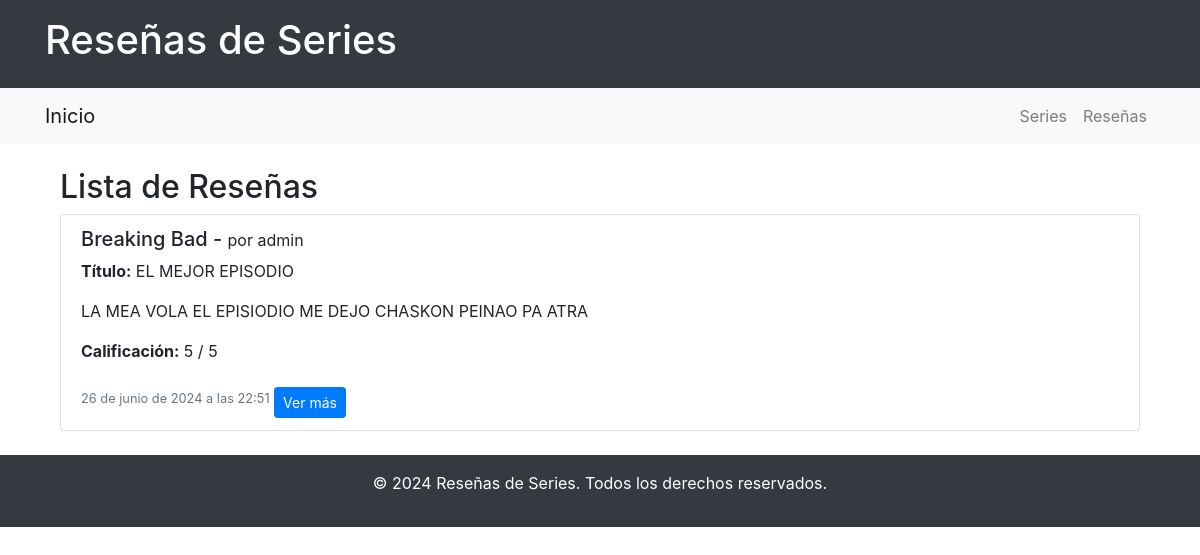
The app's page /reseñas/ with its own data.
### apps/Registro/models.py (models this page shows, shortened)
class Reseña(models.Model):
    usuario = models.ForeignKey(User, on_delete=models.CASCADE)
    serie = models.ForeignKey(Serie, on_delete=models.CASCADE, related_name='reseñas')
    titulo = models.CharField(max_length=255)
    contenido = models.TextField()
    calificacion = models.PositiveIntegerField(default=1, choices=[(i, str(i)) for i in range(1, 6)])  # Calificación del 1 al 5
    fecha_creacion = models.DateTimeField(auto_now_add=True)
    etiquetas = models.ManyToManyField(Etiqueta, related_name='reseñas', blank=True)
    episodio = models.ForeignKey(Episodio, on_delete=models.CASCADE, blank=True, null=True)

class Serie(models.Model):
    titulo = models.CharField(max_length=255)
    descripcion = models.TextField()
    fecha_lanzamiento = models.DateField()
    genero = models.CharField(max_length=100)  # Podrías usar una elección de géneros predefinidos.
    numero_episodios = models.PositiveIntegerField()
    duracion_episodio = models.PositiveIntegerField(help_text="Duración promedio de episodios en minutos")
    creador = models.CharField(max_length=255)  # Nombre del creador de la serie
    imagen = models.ImageField(upload_to='static/img/', blank=True, null=True)  # Para cargar imágenes de la serie
    etiquetas = models.ManyToManyField(Etiqueta, related_name='series', blank=True)

### apps/Registro/views.py (called while the page is built)
def lista_reseñas(request):
    reseñas = Reseña.objects.all()
    return render(request, 'lista_reseñas.html', {'reseñas': reseñas})

### templates/lista_reseñas.html (shortened to what this page needs)
{% extends "base.html" %}
{% block content %}
<div class="container">
    <div class="row">
        <div class="col-md-12">
            <h2>Lista de Reseñas</h2>
            {% if reseñas %}
                <ul class="list-group">
                    {% for reseña in reseñas %}
                        <li class="list-group-item">
                            <h5>{{ reseña.serie.titulo }} - <small>por {{ reseña.usuario.username }}</small></h5>
                            <p><strong>Título:</strong> {{ reseña.titulo }}</p>
                            <p>{{ reseña.contenido|truncatewords:20 }}</p>
                            <p><strong>Calificación:</strong> {{ reseña.calificacion }} / 5</p>
                            <small class="text-muted">{{ reseña.fecha_creacion }}</small>
                            <a href="{% url 'detalle_reseña' reseña.pk %}" class="btn btn-primary btn-sm mt-2">Ver más</a>
                        </li>
                    {% endfor %}
                </ul>
            {% else %}
                <p>No hay reseñas disponibles.</p>
            {% endif %}
        </div>
    </div>
</div>
{% endblock %}

### records on screen
Reseña: serie.titulo "Breaking Bad", usuario.username "admin", titulo "EL MEJOR EPISODIO", contenido "LA MEA VOLA EL EPISIODIO ME DEJO CHASKON PEINAO PA ATRA", calificacion "5", fecha_creacion "26 de junio de 2024 a las 22:51"
